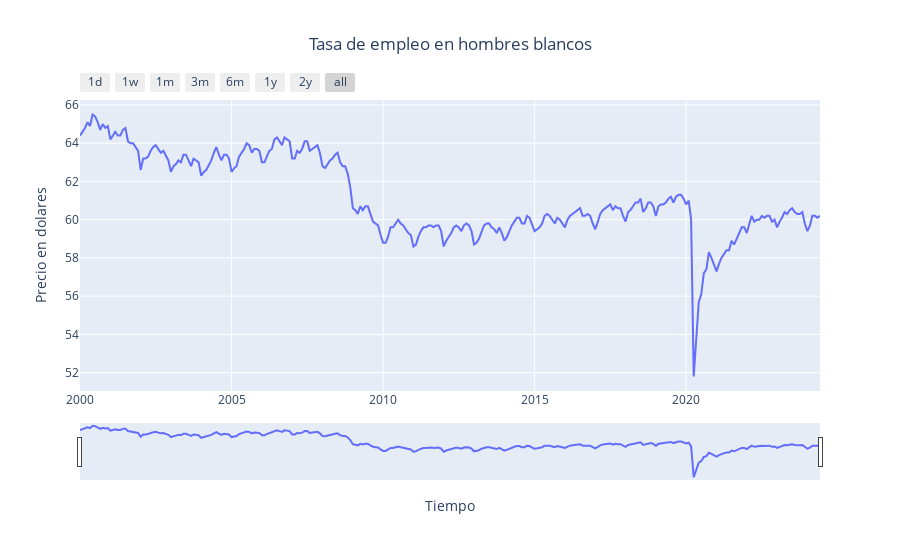

The code cell stored with this chart in its notebook:
### Code cell
plot_("Tasa de empleo en hombres blancos", 
      (data.index, data['Tasa_Empleo_Blancos'], 
       'Tasa de empleo en hombres blancos'))

### Figure 1 — Plotly figure (JSON) as saved in the notebook; plotly's stock layout.template omitted (floating-point values rounded to 4 significant figures; data arrays with more than 128 entries replaced by an {"elided": "..."} marker saying what was removed)
{"data": [{"line": {"width": 2}, "mode": "lines", "name": "Tasa de empleo en hombres blancos", "type": "scatter", "x": {"elided": "294 str values"}, "y": {"elided": "294 float values"}}], "layout": {"legend": {"orientation": "v", "x": -0.35, "xanchor": "left", "y": 1, "yanchor": "top"}, "title": {"text": "Tasa de empleo en hombres blancos", "x": 0.5}, "xaxis": {"rangeselector": {"buttons": [{"count": 1, "label": "1d", "step": "day", "stepmode": "backward"}, {"count": 7, "label": "1w", "step": "day", "stepmode": "backward"}, {"count": 1, "label": "1m", "step": "month", "stepmode": "backward"}, {"count": 3, "label": "3m", "step": "month", "stepmode": "backward"}, {"count": 6, "label": "6m", "step": "month", "stepmode": "backward"}, {"count": 1, "label": "1y", "step": "year", "stepmode": "backward"}, {"count": 2, "label": "2y", "step": "year", "stepmode": "backward"}, {"step": "all"}]}, "rangeslider": {"visible": true}, "title": {"text": "Tiempo"}, "type": "date"}, "yaxis": {"autorange": true, "title": {"text": "Precio en dolares"}, "type": "linear"}}}
